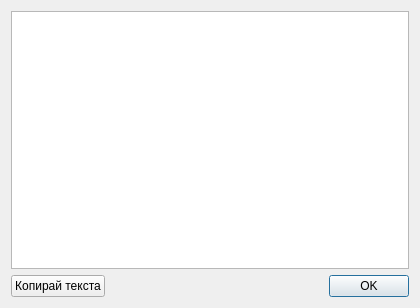
<?xml version="1.0" encoding="UTF-8"?>
<ui version="4.0">
 <class>MultilineDialog</class>
 <widget class="QDialog" name="MultilineDialog">
  <property name="geometry">
   <rect>
    <x>0</x>
    <y>0</y>
    <width>420</width>
    <height>308</height>
   </rect>
  </property>
  <property name="windowTitle">
   <string>MultilineDialog</string>
  </property>
  <layout class="QVBoxLayout" name="verticalLayout">
   <item>
    <widget class="NotesEdit" name="textBox">
     <property name="readOnly">
      <bool>true</bool>
     </property>
    </widget>
   </item>
   <item>
    <layout class="QHBoxLayout" name="horizontalLayout">
     <item>
      <widget class="QPushButton" name="copyButton">
       <property name="text">
        <string>Копирай текста</string>
       </property>
       <property name="autoDefault">
        <bool>false</bool>
       </property>
      </widget>
     </item>
     <item>
      <spacer name="horizontalSpacer">
       <property name="orientation">
        <enum>Qt::Orientation::Horizontal</enum>
       </property>
       <property name="sizeHint" stdset="0">
        <size>
         <width>40</width>
         <height>20</height>
        </size>
       </property>
      </spacer>
     </item>
     <item>
      <widget class="QPushButton" name="okButton">
       <property name="text">
        <string>OK</string>
       </property>
       <property name="default">
        <bool>true</bool>
       </property>
      </widget>
     </item>
    </layout>
   </item>
  </layout>
 </widget>
 <layoutdefault spacing="6" margin="11"/>
 <customwidgets>
  <customwidget>
   <class>NotesEdit</class>
   <extends>QPlainTextEdit</extends>
   <header>View/uiComponents/NotesEdit.h</header>
  </customwidget>
 </customwidgets>
 <resources/>
 <connections/>
</ui>
